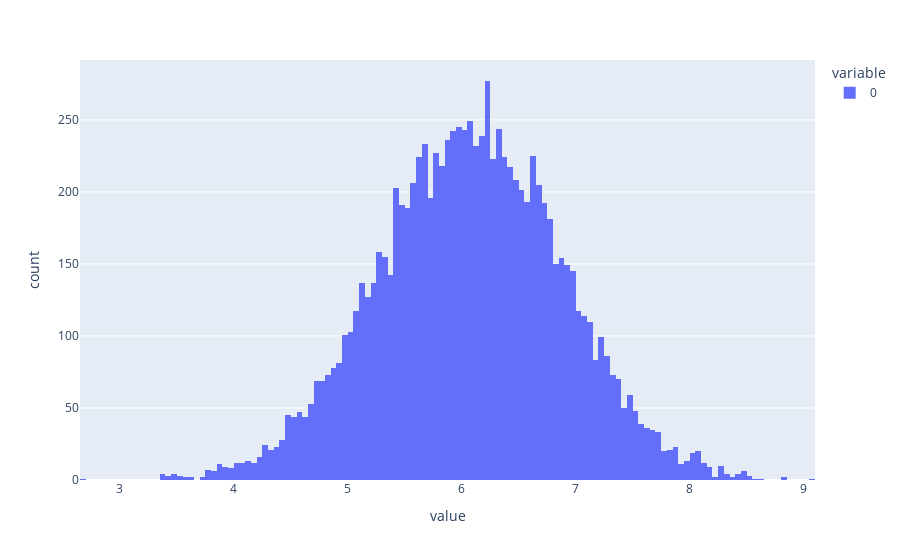

The code cell stored with this chart in its notebook:
### Markdown cell above
### ✏️ Aufgabe 7
Berechnen Sie ein 95%-Konfidenzintervall für den Steigungsparameter $\beta$ der Regressionsgeraden von Körpergröße auf Gewicht. Dazu gehe Sie ganz analog zu Aufgabe 1 vor:
1. Erzeugen Sie 10,000 Bootstrap Samples, d.h. führen Sie 10,000 Mal die Schritte 1 und 2 aus:
    1. Eine zufällige Stichprobe mit Zurücklegen vom Umfang 100 aus dem DataFrame `cdc100` wird gezogen.
    2. Steigungsparameter $\beta$ wird berechnet und zurückgegeben.
    
    Speichern Sie für jedes der 10,000 Bootstrap Samples den Steigungsparameter $\beta$. Dies ist ihre Bootstrap-Verteilung.
2. Visualisieren Sie die Bootstrap-Verteilung und beschreiben Sie sie.
3. Bestimmen Sie die mittleren 95% der Verteilung. Wie lautet das Konfidenzintervall für den Steigungsparameter $\beta$? Ist der wahre Wert im Intervall enthalten?

### Code cell
n_boot = 10000
samples_beta = []
for k in range(n_boot):
    # Berechnung des Anteils (allgemein: des Parameters, den man schätzen möchte)
    sample = cdc100.sample(100, replace=True)
    x = sample["height"]
    y = sample["weight"]
    beta_boot = x.corr(y) * y.std() / x.std()
    samples_beta.append(beta_boot)
    
samples_beta = pd.Series(samples_beta)
print(f"95% Konfidenzintervall: [{samples_beta.quantile(0.025)}, {samples_beta.quantile(0.975)}]")
px.histogram(samples_beta)

### Figure 1 — Plotly figure (JSON) as saved in the notebook; plotly's stock layout.template omitted (floating-point values rounded to 4 significant figures; data arrays with more than 128 entries replaced by an {"elided": "..."} marker saying what was removed)
{"data": [{"alignmentgroup": "True", "bingroup": "x", "hovertemplate": "variable=0<br>value=%{x}<br>count=%{y}<extra></extra>", "legendgroup": "0", "marker": {"color": "#636efa", "pattern": {"shape": ""}}, "name": "0", "offsetgroup": "0", "orientation": "v", "showlegend": true, "type": "histogram", "x": {"elided": "10000 float values"}, "xaxis": "x", "yaxis": "y"}], "layout": {"autosize": true, "barmode": "relative", "legend": {"title": {"text": "variable"}, "tracegroupgap": 0}, "margin": {"t": 60}, "xaxis": {"anchor": "y", "autorange": true, "domain": [0, 1], "range": [2.65, 9.1], "title": {"text": "value"}, "type": "linear"}, "yaxis": {"anchor": "x", "autorange": true, "domain": [0, 1], "range": [0, 291.6], "title": {"text": "count"}}}}
